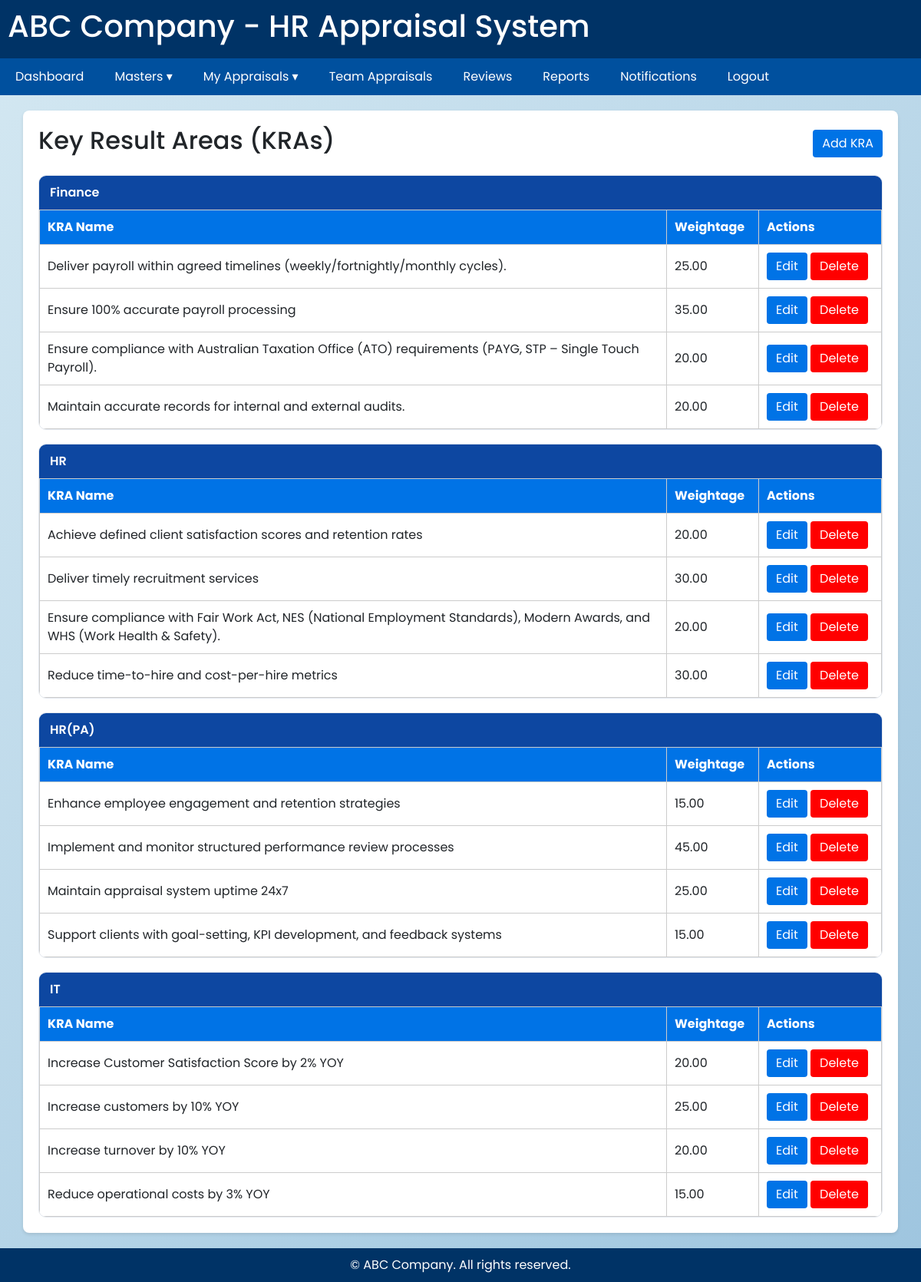
The page /masters/kras/ (signed in) on the database its author committed.
### masters/models.py (models this page shows, shortened)
class Department(models.Model):
    name = models.CharField(max_length=100)
    division = models.CharField(max_length=100, blank=True, null=True)
    country = models.ForeignKey(Country, on_delete=models.SET_NULL, null=True, blank=True)
    state = models.ForeignKey(State, on_delete=models.SET_NULL, null=True, blank=True)
    city = models.ForeignKey(City, on_delete=models.SET_NULL, null=True, blank=True)

class KRA(models.Model):
    department = models.ForeignKey("Department", on_delete=models.CASCADE)
    kra_name = models.CharField(max_length=200)
    weightage = models.DecimalField(max_digits=5, decimal_places=2)
    is_visible = models.BooleanField(default=False)

### masters/views.py (the view)
# urls.py: path("kras/", views.KRAList.as_view(), name="kras_list"),
class KRAList(LoginRequiredMixin, ListView):
    model = KRA
    template_name = "masters/kras_list.html"
    context_object_name = "kras"
    login_url = "/accounts/login/"
    redirect_field_name = "next"
    def get_queryset(self):
        return (
            KRA.objects
            .select_related("department")
            .order_by("department__name", "kra_name")
        )

### masters/context_processors.py (called while the page is built)
def role_name(request):
    if request.user.is_authenticated:
        try:
            employee = Employee.objects.get(user=request.user)
            return {"role_name": employee.role.role_name.lower()}
        except Employee.DoesNotExist:
            return {"role_name": None}
    return {"role_name": None}

### templates/masters/kras_list.html (shortened to what this page needs)
{% extends "base.html" %}
{% block content %}
<div class="container">
  <div style="display:flex; justify-content:space-between; align-items:center;">
    <h2>Key Result Areas (KRAs)</h2>
    <a class="btn" href="{% url 'masters:kras_add' %}">Add KRA</a>
  </div>
  {% regroup kras by department as department_list %}
  {% if department_list %}
    {% for dept in department_list %}
      <div style="margin-top:18px; border:1px solid #e3e8ef; border-radius:10px; overflow:hidden;">
        <div style="background:#0d47a1; color:#fff; padding:10px 14px; font-weight:600;">
          {{ dept.grouper.name|default:dept.grouper }}
        </div>
        <table style="width:100%; border-collapse:collapse;">
          <thead>
            <tr style="background:#1976d2; color:#fff;">
              <th style="text-align:left; padding:10px;">KRA Name</th>
              <th style="text-align:left; padding:10px; width:120px;">Weightage</th>
              <th style="text-align:left; padding:10px; width:160px;">Actions</th>
            </tr>
          </thead>
          <tbody>
            {% for kra in dept.list %}
            <tr style="border-top:1px solid #e6eef7;">
              <td style="padding:10px;">{{ kra.kra_name }}</td>
              <td style="padding:10px;">{{ kra.weightage }}</td>
              <td style="padding:10px;">
                <a href="{% url 'masters:kras_edit' kra.id %}" class="btn">Edit</a>
                <a href="{% url 'masters:kras_delete' kra.id %}" class="btn" style="background:red;">Delete</a>
              </td>
            </tr>
            {% endfor %}
          </tbody>
        </table>
      </div>
    {% endfor %}
  {% else %}
    <p>No KRAs found.</p>
  {% endif %}
</div>
{% endblock %}

### static/style.css (style rules this page uses)
* { margin: 0; padding: 0; box-sizing: border-box; font-family: "Poppins", sans-serif; }
body { margin: 0; padding: 0; background: linear-gradient(135deg, #d4e8f2, #9ec5df); height: 100vh; overflow: hidden; }

### templates/base.html (style rules this page uses)
body { font-family: Arial, sans-serif; margin:0; background-color:#f5f9fc; }
.container { background:white; padding:20px; border-radius:8px; box-shadow:0 2px 4px rgba(0,0,0,0.1); }
table { border-collapse:collapse; width:100%; }
table, th, td { border:1px solid #ccc; }
th { background-color:#0073e6; color:white; }
td, th { padding:8px; text-align:left; }
.btn { background-color:#0073e6; color:white; padding:6px 12px; border:none; border-radius:4px; cursor:pointer; }
html, body { height: auto !important; overflow-y: auto !important; }

### rows shown on the page
Department: grouper.name "Finance"
KRA: kra_name "Deliver payroll within agreed timelines (weekly/fortnightly/monthly cycles).", weightage "25.00"
KRA: kra_name "Ensure 100% accurate payroll processing", weightage "35.00"
KRA: kra_name "Ensure compliance with Australian Taxation Office (ATO) requirements (PAYG, STP – Single Touch Payroll).", weightage "20.00"
KRA: kra_name "Maintain accurate records for internal and external audits.", weightage "20.00"
Department: grouper.name "HR"
KRA: kra_name "Achieve defined client satisfaction scores and retention rates", weightage "20.00"
KRA: kra_name "Deliver timely recruitment services", weightage "30.00"
KRA: kra_name "Ensure compliance with Fair Work Act, NES (National Employment Standards), Modern Awards, and WHS (Work Health & Safety).", weightage "20.00"
KRA: kra_name "Reduce time-to-hire and cost-per-hire metrics", weightage "30.00"
Department: grouper.name "HR(PA)"
KRA: kra_name "Enhance employee engagement and retention strategies", weightage "15.00"
KRA: kra_name "Implement and monitor structured performance review processes", weightage "45.00"
KRA: kra_name "Maintain appraisal system uptime 24x7", weightage "25.00"
KRA: kra_name "Support clients with goal-setting, KPI development, and feedback systems", weightage "15.00"
Department: grouper.name "IT"
KRA: kra_name "Increase Customer Satisfaction Score by 2% YOY", weightage "20.00"
KRA: kra_name "Increase customers by 10% YOY", weightage "25.00"
KRA: kra_name "Increase turnover by 10% YOY", weightage "20.00"
KRA: kra_name "Reduce operational costs by 3% YOY", weightage "15.00"
